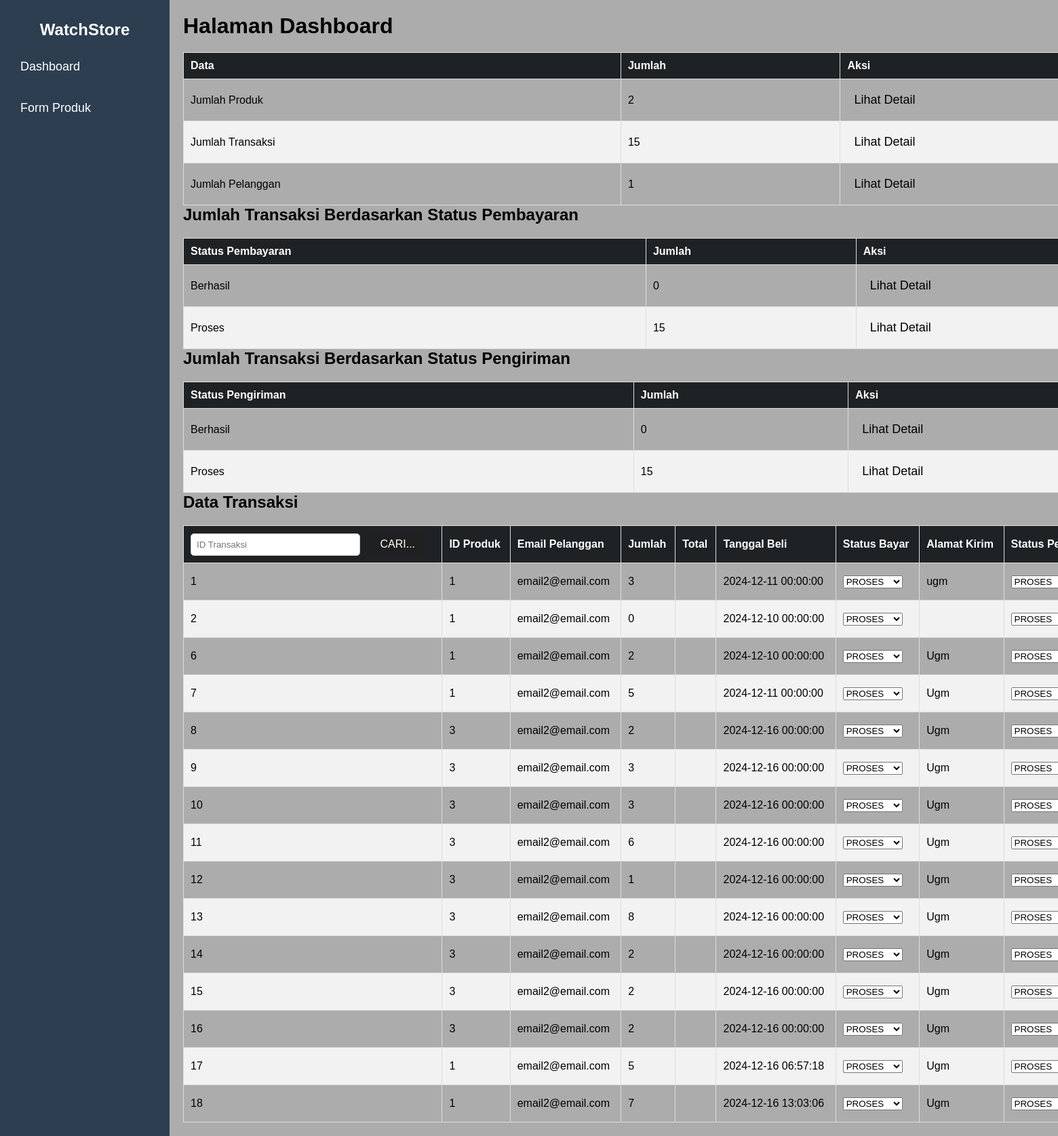
The app's page /admin/index.php?table=transaksi (signed in) with its own data.
### tables this page shows
CREATE TABLE `transaksi` (
  `idTransaksi` int(10) NOT NULL,
  `email` varchar(30) NOT NULL,
  `jumlah` int(4) NOT NULL,
  `tglBeli` datetime NOT NULL,
  `statusBayar` enum('gagal','berhasil','proses') NOT NULL,
  `alamatKirim` varchar(255) NOT NULL,
  `idProduk` int(11) DEFAULT NULL,
  `statusPengiriman` enum('berhasil','gagal','proses') NOT NULL
);

### admin/hal_proses.php (the view, shortened to what this page needs)
<?php
function tampil_produk($conn){
    $sql = 'SELECT * FROM produk';
    $result = $conn->query($sql);
    $produk = [];
    if ($result->num_rows > 0) {
        while ($row = $result->fetch_assoc()) {
            $produk[] = $row;
        }
    }
    return $produk;
}
function tampil_pelanggan($conn){
    $sql = 'SELECT * FROM pelanggan';
    $result = $conn->query($sql);
    $pelanggan = [];
    if ($result->num_rows > 0) {
        while ($row = $result->fetch_assoc()) {
            $pelanggan[] = $row;
        }
    }
    return $pelanggan;
}
function tampil_transaksi($conn){
    $sql = 'SELECT * FROM transaksi';
    $result = $conn->query($sql);
    $transaksi = [];
    if ($result->num_rows > 0) {
        while ($row = $result->fetch_assoc()) {
            $transaksi[] = $row;
        }
    }
    return $transaksi;
}
function cetakTransaksi($trk, $table){
    echo "<tr>";
    echo "<td>" . $trk['idTransaksi'] . "</td>";
    echo "<td>" . $trk['idProduk'] . "</td>";
    echo "<td>" . $trk['email'] . "</td>";
    echo "<td>" . $trk['jumlah'] . "</td>";
    echo "<td>" . $trk['total'] . "</td>";
    echo "<td>" . $trk['tglBeli'] . "</td>";
    echo '<form action="index.php" method="POST">';
    echo '<td> <select name="statusBayar">';
    echo '<option value="proses" '. ( $trk['statusBayar'] == 'proses' ? "SELECTED" : "" ).' >PROSES</option>';
    echo '</select>';
    echo '</td>';
    echo "<td>" . $trk['alamatKirim'] . "</td>";
    echo '<td> <select name="statusPengiriman">';
    echo '<option value="proses" '. ( $trk['statusPengiriman'] == 'proses' ? "SELECTED" : "" ).' >PROSES</option>';
    echo '</select>';
    echo '</td>';
    echo '<td> <button type="submit" name="SUBMIT">SUBMIT</button></td> </form>';
    echo "</tr>";
}
?>

### admin/index.php (shortened to what this page needs)
<!DOCTYPE html>
<html lang="en">
<head>
</head>
<body>
<?php
include "hal_proses.php";
$allProduct = tampil_produk($conn);
$transaksi = tampil_transaksi($conn);
$pelanggan = tampil_pelanggan($conn);
$jumlahAllProduct = count($allProduct);
$jumlahTransaksi = count($transaksi);
$jumlahPelanggan = count($pelanggan);
$jumlahTransaksiBerhasilBayar = $jumlahTransaksiProsesBayar = $jumlahTransaksiGagalBayar =
$jumlahTransaksiBerhasilKirim = $jumlahTransaksiProsesKirim = $jumlahTransaksiGagalKirim = 0;
foreach ($transaksi as $data) {
    if ($data['statusBayar'] == "berhasil") $jumlahTransaksiBerhasilBayar++;
    elseif ($data['statusBayar'] == "proses") $jumlahTransaksiProsesBayar++;
    else $jumlahTransaksiGagalBayar++;
    if ($data['statusPengiriman'] == "berhasil") $jumlahTransaksiBerhasilKirim++;
    elseif ($data['statusPengiriman'] == "proses") $jumlahTransaksiProsesKirim++;
    else $jumlahTransaksiGagalKirim++;
}
?>
    <div class="container">
        <div class="sidebar">
            <div class="logo">
                <h2>WatchStore</h2>
            </div>
            <div class="nav">
                <ul>
                    <li><a href="index.php">Dashboard</a></li>
                    <li><a href="form_produk.php">Form Produk</a></li>
                </ul>
            </div>
        </div>
        <div class="main-content">
        <h1>Halaman Dashboard</h1>
<table border="1" cellpadding="10" cellspacing="0" style="width: 100%; text-align: center; border-collapse: collapse;">
    <thead>
        <tr>
            <th>Data</th>
            <th>Jumlah</th>
            <th>Aksi</th>
        </tr>
    </thead>
    <tbody>
        <tr>
            <td>Jumlah Produk</td>
            <td><?php echo $jumlahAllProduct; ?></td>
            <td><a href="index.php?table=produk">Lihat Detail</a></td>
        </tr>
        <tr>
            <td>Jumlah Transaksi</td>
            <td><?php echo $jumlahTransaksi; ?></td>
            <td><a href="index.php?table=transaksi">Lihat Detail</a></td>
        </tr>
        <tr>
            <td>Jumlah Pelanggan</td>
            <td><?php echo $jumlahPelanggan; ?></td>
            <td><a href="index.php?table=pelanggan">Lihat Detail</a></td>
        </tr>
    </tbody>
</table>
<h2>Jumlah Transaksi Berdasarkan Status Pembayaran</h2>
<table border="1" cellpadding="10" cellspacing="0" style="width: 100%; text-align: center; border-collapse: collapse;">
    <thead>
        <tr>
            <th>Status Pembayaran</th>
            <th>Jumlah</th>
            <th>Aksi</th>
        </tr>
    </thead>
    <tbody>
        <tr>
            <td>Berhasil</td>
            <td><?php echo $jumlahTransaksiBerhasilBayar; ?></td>
            <td><a href="index.php?table=transaksi&filter=pembayaran&status=berhasil">Lihat Detail</a></td>
        </tr>
        <tr>
            <td>Proses</td>
            <td><?php echo $jumlahTransaksiProsesBayar; ?></td>
            <td><a href="index.php?table=transaksi&filter=pembayaran&status=proses">Lihat Detail</a></td>
        </tr>
    </tbody>
</table>
<h2>Jumlah Transaksi Berdasarkan Status Pengiriman</h2>
<table border="1" cellpadding="10" cellspacing="0" style="width: 100%; text-align: center; border-collapse: collapse;">
    <thead>
        <tr>
            <th>Status Pengiriman</th>
            <th>Jumlah</th>
            <th>Aksi</th>
        </tr>
    </thead>
    <tbody>
        <tr>
            <td>Berhasil</td>
            <td><?php echo $jumlahTransaksiBerhasilKirim; ?></td>
            <td><a href="index.php?table=transaksi&filter=pengiriman&status=berhasil">Lihat Detail</a></td>
        </tr>
        <tr>
            <td>Proses</td>
            <td><?php echo $jumlahTransaksiProsesKirim; ?></td>
            <td><a href="index.php?table=transaksi&filter=pengiriman&status=proses">Lihat Detail</a></td>
        </tr>
    </tbody>
</table>
                <?php
                if (isset($_GET['table'])) {
                    $table = $_GET['table'];
                    if ($table == 'produk') { ?>
                        <h2>Data Produk</h2>
                        <table border="1" width="100%" cellspacing="0" cellpadding="5">
                            <thead>
                                <tr>
                                    <form action="" method="GET">
                                        <input type="text" name="table" hidden value="<?php echo $table ?>">
                                        <th><input type="text" name="idProduk" placeholder="Id Produk">
                                        <button type="submit" name="CARI">CARI...</button></th>
                                    </form>
                                    <th>Nama</th>
                                    <th>Harga</th>
                                    <th>Merk</th>
                                    <th>Warna</th>
                                    <th>Stock</th>
                                </tr>
                            </thead>
                                <?php foreach ($allProduct as $prd) {
                                    if ($_SERVER['REQUEST_METHOD'] == "GET" && !empty($_GET['idProduk'])) {
                                        if ($prd['idProduk'] == $_GET['idProduk']) {
                                            cetakProduk($prd);
                                        }
                                    } else {
                                        cetakProduk($prd);
                                    }
                                } ?>
                            </tbody>
                        </table>
                    <?php }elseif($table == 'transaksi'){ ?>
                        <h2>Data Transaksi</h2>
                        <table border="1" width="100%" cellspacing="0" cellpadding="5">
                            <thead>
                                <tr>
                                    <form action="" method="POST">
                                    <th><input type="text" name="idTransaksi" placeholder="ID Transaksi">
                                    <button type="submit" name="CARI">CARI...</button></th>
                                    </form>
                                    <th>ID Produk</th>
                                    <th>Email Pelanggan</th>
                                    <th>Jumlah</th>
                                    <th>Total</th>
                                    <th>Tanggal Beli</th>
                                    <th>Status Bayar</th>
                                    <th>Alamat Kirim</th>
                                    <th>Status Pengiriman</th>
                                </tr>
                            </thead>
                            <tbody>
                        <?php if(isset($_GET['filter'])){
                            $filter = $_GET['filter'];
                            $status = $_GET['status'];
                            if($filter == 'pembayaran'){
                                foreach($transaksi as $trk){
                                    if($trk['statusBayar']==$status){
                                        cetakTransaksi($trk, $table);
                                    }
                                }
                            }else{
                                foreach($transaksi as $trk){
                                    if($trk['statusPengiriman']==$status){
                                        cetakTransaksi($trk,$table);
                                    }
                                }
                            }
                        }else{
                            foreach ($transaksi as $trk) {
                            if($_SERVER['REQUEST_METHOD'] == "POST" && !empty($_POST['idTransaksi'])){
                                if($trk['idTransaksi'] == $_POST['idTransaksi']){
                                    cetakTransaksi($trk, $table);
                                }
                            }else{
                                cetakTransaksi($trk, $table);
                            }
                        }
                        }
                    }
                }
            ?>
                    </tbody>
                </table>
            </div>
        </div>
</body>
</html>

### admin/index.php (style rules this page uses)
* { margin: 0; padding: 0; box-sizing: border-box; }
body { font-family: Arial, sans-serif; display: flex; height: 100vh; background-color:rgb(172, 172, 172); }
.sidebar { width: 250px; background-color: #2c3e50; color: #fff; padding: 20px; height: 100vh; position: fixed; }
.sidebar .logo { text-align: center; }
.sidebar .logo h2 { margin-top: 10px; font-size: 24px; font-weight: 600; }
.sidebar .nav ul { list-style: none; padding: 0; }
.sidebar .nav ul li { margin: 20px 0; }
.sidebar .nav ul li a { color: white; }
a { color: black; text-decoration: none; font-size: 18px; display: block; padding: 10px; transition: background-color 0.3s; }
.main-content { margin-left: 250px; padding: 20px; width: 100%; height: 100vh; overflow-y: auto; }
table { width: 100%; border-collapse: collapse; margin-top: 20px; }
th, td { padding: 10px; text-align: left; border: 1px solid #ddd; }
th { background-color:rgb(30, 34, 37); color: white; }
tbody tr:nth-child(even) { background-color: #f2f2f2; }
input[type="text"] { padding: 8px; width: 250px; border-radius: 5px; border: 1px solid #ccc; }
button[type="submit"] { padding: 8px 15px; background-color:rgb(32, 32, 32); border: none; color: white; font-size: 16px; cursor: pointer; border-radius: 5px; margin-left: 10px; }

### records on screen
transaksi: idTransaksi "1", idProduk "1", email "email2@email.com", jumlah "3", tglBeli "2024-12-11 00:00:00", alamatKirim "ugm"
transaksi: idTransaksi "2", idProduk "1", email "email2@email.com", jumlah "0", tglBeli "2024-12-10 00:00:00"
transaksi: idTransaksi "6", idProduk "1", email "email2@email.com", jumlah "2", tglBeli "2024-12-10 00:00:00", alamatKirim "Ugm"
transaksi: idTransaksi "7", idProduk "1", email "email2@email.com", jumlah "5", tglBeli "2024-12-11 00:00:00", alamatKirim "Ugm"
transaksi: idTransaksi "8", idProduk "3", email "email2@email.com", jumlah "2", tglBeli "2024-12-16 00:00:00", alamatKirim "Ugm"
transaksi: idTransaksi "9", idProduk "3", email "email2@email.com", jumlah "3", tglBeli "2024-12-16 00:00:00", alamatKirim "Ugm"
transaksi: idTransaksi "10", idProduk "3", email "email2@email.com", jumlah "3", tglBeli "2024-12-16 00:00:00", alamatKirim "Ugm"
transaksi: idTransaksi "11", idProduk "3", email "email2@email.com", jumlah "6", tglBeli "2024-12-16 00:00:00", alamatKirim "Ugm"
transaksi: idTransaksi "12", idProduk "3", email "email2@email.com", jumlah "1", tglBeli "2024-12-16 00:00:00", alamatKirim "Ugm"
transaksi: idTransaksi "13", idProduk "3", email "email2@email.com", jumlah "8", tglBeli "2024-12-16 00:00:00", alamatKirim "Ugm"
transaksi: idTransaksi "14", idProduk "3", email "email2@email.com", jumlah "2", tglBeli "2024-12-16 00:00:00", alamatKirim "Ugm"
transaksi: idTransaksi "15", idProduk "3", email "email2@email.com", jumlah "2", tglBeli "2024-12-16 00:00:00", alamatKirim "Ugm"
transaksi: idTransaksi "16", idProduk "3", email "email2@email.com", jumlah "2", tglBeli "2024-12-16 00:00:00", alamatKirim "Ugm"
transaksi: idTransaksi "17", idProduk "1", email "email2@email.com", jumlah "5", tglBeli "2024-12-16 06:57:18", alamatKirim "Ugm"
transaksi: idTransaksi "18", idProduk "1", email "email2@email.com", jumlah "7", tglBeli "2024-12-16 13:03:06", alamatKirim "Ugm"

### other values on screen
$jumlahAllProduct "2"
$jumlahTransaksi "15"
$jumlahPelanggan "1"
$jumlahTransaksiBerhasilBayar "0"
$jumlahTransaksiProsesBayar "15"
$jumlahTransaksiBerhasilKirim "0"
$jumlahTransaksiProsesKirim "15"
